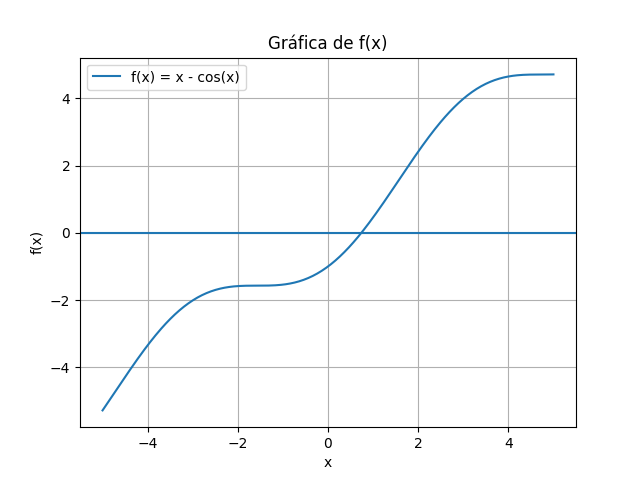

Write Python code to recreate this figure.
import numpy as np
import matplotlib.pyplot as plt


def f(x):
    return x - np.cos(x)


x = np.linspace(-5, 5, 400)
y = f(x)

plt.axhline(0)  # eje x
plt.plot(x, y, label="f(x) = x - cos(x)")
plt.legend()
plt.title("Gráfica de f(x)")
plt.xlabel("x")
plt.ylabel("f(x)")
plt.grid()
plt.savefig("Actividad_1.png")


def biseccion(f, a, b, tol=1e-3, max_iter=100):
    if f(a) * f(b) >= 0:
        print("No hay cambio de signo en el intervalo")
        return None

    for i in range(max_iter):
        c = (a + b) / 2

        if abs(f(c)) < tol or (b - a) / 2 < tol:
            print(f"Raíz aproximada: {c}")
            print(f"Iteraciones: {i+1}")
            return c

        if f(a) * f(c) < 0:
            b = c
        else:
            a = c

    print("Se alcanzó el máximo de iteraciones")
    return c
